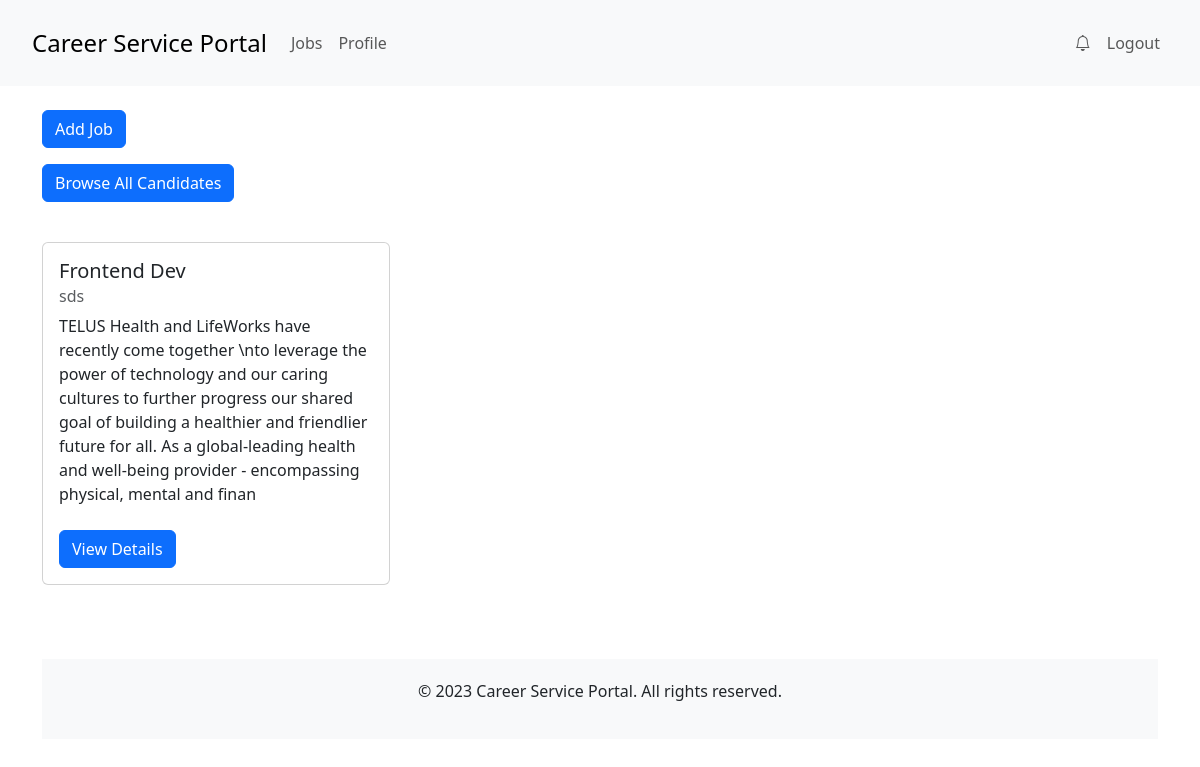
Screenshot of /employer/viewJobs/ (signed in) with the database file from the repository.
### employer/models.py (models this page shows, shortened)
class Job(models.Model):
    position=models.CharField(max_length=255)
    description = models.TextField()
    applicationDeadline = models.DateField()
    status=models.CharField(max_length=255)
    employer = models.ForeignKey(Employer, on_delete=models.CASCADE)

class Employer(models.Model):
    userID = models.ForeignKey(User, on_delete=models.CASCADE)
    companyName = models.CharField(max_length=255)
    companyEmail = models.EmailField()
    firstName = models.CharField(max_length=255)
    lastName = models.CharField(max_length=255)
    phone = models.CharField(max_length=255)

### employer/views.py (the view)
# urls.py: path('viewJobs/', views.view_jobs, name='view_jobs'),
def view_jobs(request):
    employer = check_login(request)
    if employer is None:
        return HttpResponseRedirect('/')
    jobs = Job.objects.filter(employer=employer)
    context = {
        'jobs': jobs
    }
    return render(request, 'employer/view_jobs.html', context)

### employer/views.py (called while the page is built)
def check_login(request):
    if 'e_id' in request.session:
        e_id = request.session['e_id']
        try:
            employer = Employer.objects.get(pk=e_id)
            return employer
        except Employer.DoesNotExist:
            return None
    return None

### templates/employer/view_jobs.html
{% extends "shared/base.html" %}
{% block content %}
<div class="container">
  <div class="row mt-4">
    <div class="col-md-12">
      <a href="/employer/addJob" class="btn btn-primary mb-3">Add Job</a>
    </div>
    <div class="col-md-12">
      <a href="/employer/browseCandidatesAll" class="btn btn-primary mb-3">Browse All Candidates</a>
    </div>
    <div class="row mt-4">
      {% for job in jobs %}
      <div class="col-md-4 d-flex align-items-stretch">
        <div class="card mb-4" style="width: 100%;">
          <div class="card-body d-flex flex-column">
            <h5 class="card-title">{{ job.position }}</h5>
            <h6 class="card-subtitle mb-2 text-muted">{{job.employer.companyName}}</h6>
            <p class="card-text flex-grow-1">{{ job.description|slice:300 }}</p>
            <a href="/employer/viewJob/{{job.id}}" class="btn btn-primary mt-2 align-self-start">View Details</a>
          </div>
        </div>
      </div>
      {% endfor %}
  </div>
</div>
{% endblock %}

### templates/shared/base.html (style rules this page uses)
html, body { height: 100%; }
body { display: flex; flex-direction: column; }
.container { flex: 1; }

### rows the page displays
Job: position "Frontend Dev", employer.companyName "sds", description "TELUS Health and LifeWorks have recently come together \\nto leverage the power of technology and our caring cultures to further progress our shared goal of building a healthier and friendlier future for all. As a global-leading health and well-being provider - encompassing physical, mental and finan"
